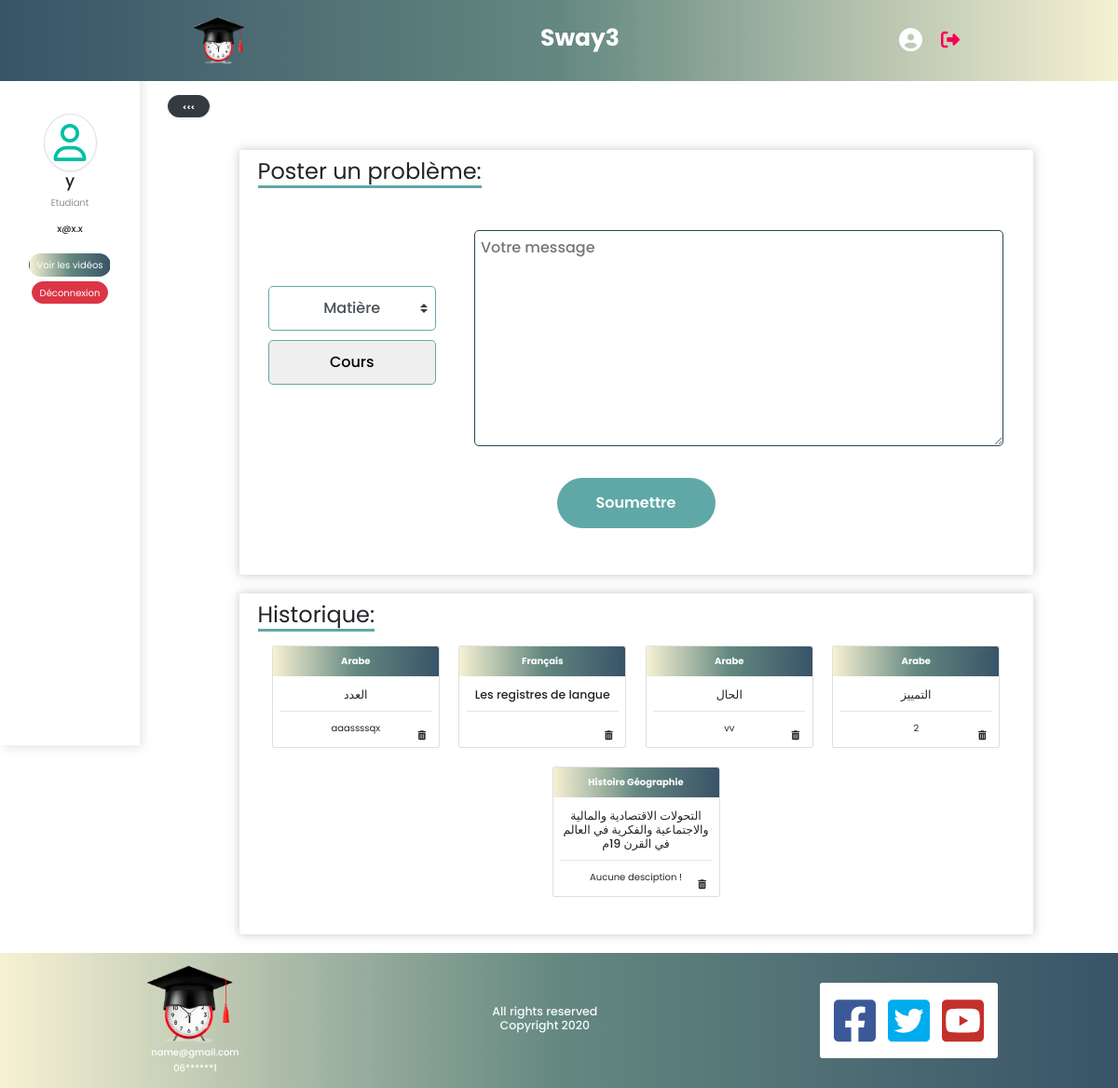
Screenshot of /Student.php (signed in) with the database file from the repository.
### tables this page shows
CREATE TABLE `demande` (
  `iddemande` int(11) NOT NULL,
  `description` text DEFAULT NULL,
  `idetudiantc` int(11) DEFAULT NULL,
  `cours` int(11) NOT NULL,
  `reponce` int(11) NOT NULL
);

CREATE TABLE `matiere` (
  `idmatiere` int(11) NOT NULL,
  `nommatiere` varchar(255) DEFAULT NULL,
  `idfiliere` int(11) DEFAULT NULL
);

CREATE TABLE `cours` (
  `idcours` int(11) NOT NULL,
  `nomcours` varchar(255) DEFAULT NULL,
  `idmatiere` int(11) DEFAULT NULL
);

### Student.php (the view, shortened to what this page needs)
<?php
require("connexion.php");
include "navbar.php";
?>
<div class="vertical-nav pt-lg-5" id="sidebar">
    <div class="mb-4  menu-head text-center">
        <i class="far fa-user img-thumbnail shadow-sm rounded-circle p-3"
           style="font-size: 40px; color: #00BFA6"></i>
        <div class="media d-flex align-items-center ">
            <div class="media-body">
                <h3 class=""><?php
                    if (!empty($_SESSION['mail'])) {
                        echo($_SESSION['firstName'] . ' ' . $_SESSION['lastName']);
                    }
                    ?>
                </h3>
                <p class="font-weight-light text-muted mb-0">Etudiant</p>
            </div>
        </div>
        <div class="mt-4">
            <h6 class='text-center'>
                <?php
                if (!empty($_SESSION['mail'])) {
                    echo("  " . $_SESSION['mail']);
                }
                ?>
            </h6>
        </div>
        <div class="d-flex mt-2 flex-column justify-content-center align-items-center">
            <div class='mt-4 '>
                <a href="#">
                    <button class='btn backOrange rounded-pill'>Voir les vidéos</button>
                </a>
            </div>
            <?php
            if (!empty($_SESSION['mail'])) {
                echo "<div class='mt-2'>
            <a  href=\"logout.php\">
                <button class='btn btn-danger rounded-pill'>Déconnexion</button>
            </a>
            </div>
                ";
            }
            ?>
        </div>
    </div>
</div>
<div class="page-content pl-4" id="content">
    <button class="btn btn-dark bg-dark rounded-pill shadow-sm px-4 m-4" id="sidebarCollapse" type="button">
        <small class="text-uppercase font-weight-bold" id="togl"> <<< </small>
    </button>
    <div class="">
        <div class="Post_problem">
            <form action="addQst.php" method="post">
                <h2 class="historique d-inline-block">Poster un problème:</h2>
                <div class="post_pro d-flex align-items-center">
                    <div class="find_help">
                        <div>
                            <select class="custom-select" name="matiere" id="matiere"
                                    onchange="showCours(this.value)">
                                <option value="" SELECTED disabled>Matière</option>
                            </select>
                        </div>
                        <div>
                            <select class="hour2" name="cours" id="cours">
                                <option value="" SELECTED disabled>Cours</option>
                            </select>
                        </div>
                    </div>
                    <div class="text_message form-group">
                    <textarea name="description" id="message" cols="30" rows="10"
                              placeholder="Votre message"></textarea>
                    </div>
                </div>
                <div>
                    <button class="btn_post" type="submit">Soumettre</button>
                </div>
            </form>
        </div>
        <div class="containers">
            <h2 class="historique d-inline-block bBottom">Historique:</h2>
            <div class="d-flex flex-wrap justify-content-around m-2">
                <?php
                $sql = "SELECT * FROM demande where
               idetudiantc = '" . $_SESSION['userid'] . "'";
                $result = mysqli_query($conn, $sql);
                if (!empty($result)) {
                    $demandes = [];
                    while ($row = mysqli_fetch_array($result)) {
                        array_push($demandes, $row[1]);
                        $requet = "SELECT c.idcours, c.nomcours , m.nommatiere FROM cours c
            INNER JOIN matiere m on c.idmatiere = m.idmatiere where idcours =  '" . $row[3] . "'";
                        $results = mysqli_query($conn, $requet);
                        $row1 = mysqli_fetch_array($results);
                        echo "
                        <div class=\"card mb-4 rounded-lg position-relative m-2\" style=\"width: 18rem;\">
                           <div class=\"card-body  p-0\">
                           <div class='backOrange rounded-top pt-2 p-1 text-center'>
                            <h6 class=\"card-title font-weight-bold mt-2\">$row1[2]</h6>
                            </div>
                            <div class='p-2 m-1 text-center'>
                            <h5 class=\"card-title mt-2\">$row1[1]</h5>
                           <hr>
                            <p class=\"card-text  m-2\">$row[1]</p>
                           </div>
                            <button class='btn deldemande' type='submit' onclick='removeFrom(" . $row['iddemande'] . ")'>
                                 <input type='text' hidden value='" . $row['iddemande'] . "' id='remove_" . $row['iddemande'] . "'>
                                      <i class=\"fas fa-trash-alt\"></i>
                             </button>
                          </div>
                        </div>
                         ";
                    }
                } else {
                    echo "<h5 class=\"activité\">aucune activité</h5>";
                }; ?>
            </div>
        </div>
    </div>
</div>
<?php include 'footer.php';?>

### src/css/main.css (style rules this page uses)
input,select,textarea { outline:none;appearance:unset!important;-moz-appearance:unset!important;-webkit-appearance:unset!important;-o-appearance:unset!important;-ms-appearance:unset!important }
.form-group { position:relative;margin-bottom:25px;overflow:hidden }
.form-group:last-child { margin-bottom:0 }
* { margin:0;padding:0;font-size:16px;font-family:Poppins,sans-serif }
html { scroll-behavior:smooth }
@media (max-width:1675px) { * { font-size:10px } }
.backOrange { background:linear-gradient(90deg,#f6f1d3,#648880,#395368);color:#fff }
body { padding:0;margin:0;min-height:100vh }
.containers { margin:2em auto;max-width:71vw;box-shadow:0 0 11px 0 rgba(149,152,154,.554);padding:2em;border-radius:.3em }
.chart .chart_title_h2,.historique,.Post_problem h2 { font-weight:400;font-size:x-large;border-bottom:3px solid #60a8a7;margin-top:-20px }
.Post_problem { margin:2em auto;max-width:71vw;box-shadow:0 0 11px 0 rgba(149,152,154,.554);padding:2em;border-radius:.3em }
.Post_problem .post_pro { display:flex;justify-content:space-evenly;margin-top:40px }
.Post_problem .post_pro .text_message { margin-left:30px;width:70% }
.Post_problem .post_pro .text_message textarea { font-family:Poppins,sans-serif;width:100%;height:14.5em;border-radius:5px;border:1px solid #264653;padding:6px;font-size:medium;font-weight:500;resize:vertical }
.Post_problem .find_help { display:flex;flex-direction:column }
.Post_problem .find_help select { width:18rem;height:3em;border-radius:5px;border:1px solid #60a8a7;font-weight:500;font-size:medium;margin-bottom:10px;text-align:center;font-family:Poppins,sans-serif;padding:10px }
.btn_post { width:170px;padding:15px;background-color:#60a8a7;color:#fff;border:none;border-radius:49px;margin:30px auto;display:flex;justify-content:center;font-size:medium;font-weight:600 }
.vertical-nav { min-width:15rem;width:15rem;position:fixed;top:0;left:0;box-shadow:3px 3px 10px rgba(0,0,0,.1);transition:all .4s;height:100vh }
.menu-head { position:relative;top:12% }
.page-content { width:calc(100% - 15rem);margin-left:15rem;transition:all .4s }
@media (max-width:1230px) { * { font-size:10px } }
.deldemande { position:absolute!important;bottom:0!important;right:.5em!important }

### rows the page displays
demande: matiere.nommatiere "Arabe", cours.nomcours "العدد", description "aaassssqx"
demande: matiere.nommatiere "Français", cours.nomcours "Les registres de langue"
demande: matiere.nommatiere "Arabe", cours.nomcours "الحال", description "vv"
demande: matiere.nommatiere "Arabe", cours.nomcours "التمييز", description "2"
demande: matiere.nommatiere "Histoire Géographie", cours.nomcours "التحولات الاقتصادية والمالية والاجتماعية والفكرية في العالم في القرن 19م", description "Aucune desciption !"

### other values shown
$_SESSION['firstName'] "y"
$_SESSION['mail'] "x@x.x"
